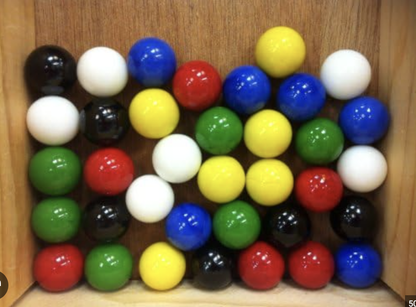
%> input picture assignment2/marbles.png, 416 x 307 px, shrunk from 990 x 732 before the run
$ octave --eval "scriptController;"   (GNU Octave 9; MATLAB toolbox functions it lacks are replaced by stand-ins)
%> lines starting %> are read from the running program, lines starting %| are printed output that depends on the picture; in (x1, y1, x2, y2) boxes, pixels count from 0 and x2, y2 are one past the last pixel; in counts of white or black regions, pixels touching at a corner belong together; the program's own positions count from 1
%> in detectRANSAC, image is the input picture: size 307x416x3 uint8; mean R, G, B 123.7, 103.7, 74.8
### assignment2/detectCirclesRANSAC.m
function [centers] = detectCirclesRANSAC(im, radius)
%> called with radius = 58
    %hyperparameters
    ransac_threshold = 0.70;%1.050;
    max_points_in_circle = 5000;
    min_points_needed = 112;
    max_circles = 25;

    grey = rgb2gray(im);
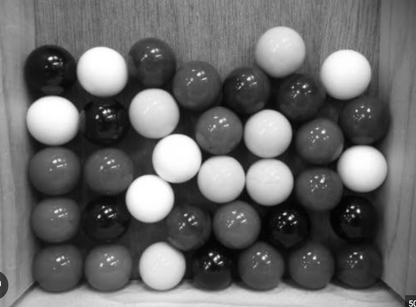
%> grey: size 307x416 uint8; min 2, max 255, mean 106.3
    edges = edge(grey, "Canny", [0.1, 0.25]); %find edges
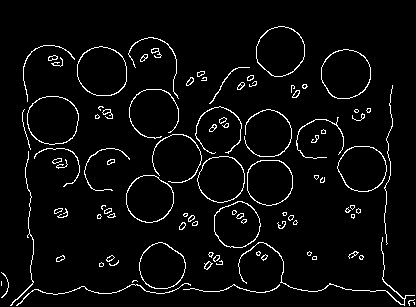
%> edges: size 307x416 logical; 4.3% white in thin lines or dots

    [y, x] = find(edges);
%> y = 5462 values from 27 to 306; x = 5462 values from 2 to 415
    centers = [];
    [center, inliers] = detectOneCircleRANSAC(y, x, radius, max_points_in_circle, ransac_threshold); %detects a single circle
    counter = 0;
     while(size(inliers, 1) > min_points_needed) %while the detected circle has enough points, run again
        centers = [centers; center];
        edges(y(inliers),x(inliers)) = 0;
        [y, x] = find(edges);
        [center, inliers] = detectOneCircleRANSAC(y, x, radius, max_points_in_circle, ransac_threshold);
        counter = counter + 1;
        if(counter > max_circles)
            return;
        end
     end
     disp(counter)
end


function [center, current_inliers] = detectOneCircleRANSAC(y, x, radius, max_points_in_circle, ransac_threshold)
%> called with radius = 58, max_points_in_circle = 5000, ransac_threshold = 0.7
    current_center = [];
    current_inliers = [];
    number_inliers = 0;
    p = 0.99;
    max_iteration = 20000;
    number_points = max_points_in_circle;
    iteration = 0;

    %fileID = fopen('exp.txt','w');
    while iteration < max_iteration %while we are under the max iterations
        sample_points = randperm(length(x), 3); %find threee points
        x_coords = x(sample_points);
        y_coords = y(sample_points);

        circle_center = fit_circle(x_coords, y_coords); %perform least squares on it
        distances = sqrt((x - circle_center(1)).^2 + (y - circle_center(2)).^2);
        inliers = find((abs(distances - radius) <= ransac_threshold));
        if(size(inliers, 1) > number_inliers) %if the new circle model is better than before, use this
            current_center = circle_center;
            number_inliers = size(inliers, 1);

            w = number_inliers / number_points;
            max_iteration = min(max_iteration, log(1-p)/log(1-w^3));
            current_inliers = inliers;

        end

        %fprintf(fileID,'%d %d\n',iteration, number_inliers);
        iteration = iteration + 1;
    end
%> this loop made 1 pass
%> (x_coords, y_coords, A in fit_circle, b in fit_circle) on pass 1: ([334; 292; 180], [97; 86; 227], [334 97 1; 292 86 1; 180 227 1], [120965; 92660; 83929])
    center = current_center;
    %fclose(fileID);
end

%outputs x, y coords, respectively
function [circle_center] = fit_circle(x_coords, y_coords) %fits the circle with our three points
    line_ones = ones(size(x_coords));
    A = [x_coords, y_coords, line_ones];
    b = x_coords.^2 + y_coords.^2;
%> the run ends on the next line
    sol = lsqr(A, b);

    circle_center = [sol(1)/2, sol(2)/2];
end

### assignment2/scriptController.m
function [] = scriptController
    detectRANSAC();
% [2 lines not run here, left out]
function [] = kMeansBoundry()
    image = imread("eagle.png");
    lableIm = clusterPixels(image, 3);
    imshow(boundaryPixels(lableIm));
end

function [] = kMeansCluster()
    image = imread("eagle.png");
    imshow(label2rgb(clusterPixels(image, 3)));
end

function [] = detectHT()
    radius_size = 28;
    image = imread("coins.jpg");
    centers = detectCirclesHT(image, radius_size);
    disp(size(centers))


    figure;
    imshow(image);
    hold on;
    disp(size(centers))
    viscircles(centers, ones(size(centers, 1), 1)*radius_size);
    hold off;
end

function [] = detectRANSAC()
    radius_size = 58;
    image = imread("marbles.png");

    centers = detectCirclesRANSAC(image, radius_size);
    figure;
    imshow(image);
    hold on;
    disp(size(centers))
    viscircles(centers, ones(size(centers, 1), 1)*radius_size);
    hold off;
end

$ run again, with assignment2/gumballs.jpg saved as assignment2/marbles.png
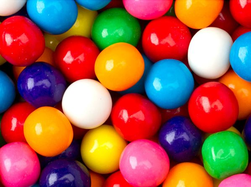
%> input picture assignment2/gumballs.jpg, 251 x 187 px, shrunk from 598 x 446 before the run
%> in detectRANSAC, image is the input picture: size 187x251x3 uint8; mean R, G, B 155.9, 89.8, 75.2
%> in detectCirclesRANSAC, `grey = rgb2gray(im);`:
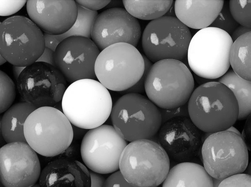
%> grey: size 187x251 uint8; min 0, max 255, mean 107.9
%> in detectCirclesRANSAC, `edges = edge(grey, "Canny", [0.1, 0.25]);`:
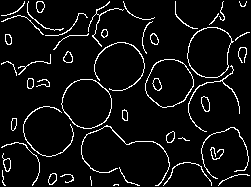
%> edges: size 187x251 logical; 6.4% white in thin lines or dots
%> y = 2997 values from 2 to 186; x = 2997 values from 2 to 250
%> the loop in detectOneCircleRANSAC, `while iteration < max_iteration` made 1 pass
%> (x_coords, y_coords, A in fit_circle, b in fit_circle) on pass 1: ([214; 194; 102], [28; 93; 87], [214 28 1; 194 93 1; 102 87 1], [46580; 46285; 17973])
